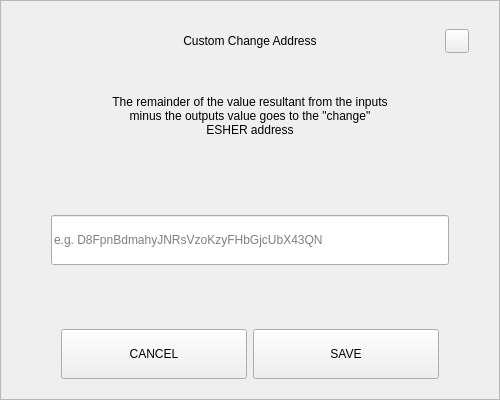
<?xml version="1.0" encoding="UTF-8"?>
<ui version="4.0">
 <class>SendChangeAddressDialog</class>
 <widget class="QDialog" name="SendChangeAddressDialog">
  <property name="geometry">
   <rect>
    <x>0</x>
    <y>0</y>
    <width>500</width>
    <height>400</height>
   </rect>
  </property>
  <property name="windowTitle">
   <string>Dialog</string>
  </property>
  <layout class="QVBoxLayout" name="verticalLayout">
   <property name="spacing">
    <number>0</number>
   </property>
   <property name="leftMargin">
    <number>0</number>
   </property>
   <property name="topMargin">
    <number>0</number>
   </property>
   <property name="rightMargin">
    <number>0</number>
   </property>
   <property name="bottomMargin">
    <number>0</number>
   </property>
   <item>
    <widget class="QFrame" name="frame">
     <property name="styleSheet">
      <string notr="true"/>
     </property>
     <property name="frameShape">
      <enum>QFrame::StyledPanel</enum>
     </property>
     <property name="frameShadow">
      <enum>QFrame::Raised</enum>
     </property>
     <layout class="QVBoxLayout" name="verticalLayout_2" stretch="0,0,0,0,0,0,0">
      <property name="spacing">
       <number>0</number>
      </property>
      <property name="leftMargin">
       <number>30</number>
      </property>
      <property name="topMargin">
       <number>20</number>
      </property>
      <property name="rightMargin">
       <number>30</number>
      </property>
      <property name="bottomMargin">
       <number>20</number>
      </property>
      <item>
       <layout class="QHBoxLayout" name="horizontalLayout_3">
        <property name="spacing">
         <number>0</number>
        </property>
        <item>
         <spacer name="horizontalSpacer_2">
          <property name="orientation">
           <enum>Qt::Horizontal</enum>
          </property>
          <property name="sizeHint" stdset="0">
           <size>
            <width>40</width>
            <height>20</height>
           </size>
          </property>
         </spacer>
        </item>
        <item>
         <widget class="QLabel" name="labelTitle">
          <property name="minimumSize">
           <size>
            <width>0</width>
            <height>40</height>
           </size>
          </property>
          <property name="maximumSize">
           <size>
            <width>16777215</width>
            <height>40</height>
           </size>
          </property>
          <property name="styleSheet">
           <string notr="true">padding-left:24px;</string>
          </property>
          <property name="text">
           <string>Custom Change Address</string>
          </property>
          <property name="alignment">
           <set>Qt::AlignCenter</set>
          </property>
          <property name="margin">
           <number>7</number>
          </property>
         </widget>
        </item>
        <item>
         <spacer name="horizontalSpacer">
          <property name="orientation">
           <enum>Qt::Horizontal</enum>
          </property>
          <property name="sizeHint" stdset="0">
           <size>
            <width>40</width>
            <height>20</height>
           </size>
          </property>
         </spacer>
        </item>
        <item>
         <widget class="QPushButton" name="btnEsc">
          <property name="minimumSize">
           <size>
            <width>24</width>
            <height>24</height>
           </size>
          </property>
          <property name="maximumSize">
           <size>
            <width>24</width>
            <height>24</height>
           </size>
          </property>
          <property name="focusPolicy">
           <enum>Qt::NoFocus</enum>
          </property>
          <property name="text">
           <string/>
          </property>
         </widget>
        </item>
       </layout>
      </item>
      <item>
       <spacer name="verticalSpacer_2">
        <property name="orientation">
         <enum>Qt::Vertical</enum>
        </property>
        <property name="sizeType">
         <enum>QSizePolicy::Fixed</enum>
        </property>
        <property name="sizeHint" stdset="0">
         <size>
          <width>20</width>
          <height>20</height>
         </size>
        </property>
       </spacer>
      </item>
      <item alignment="Qt::AlignHCenter">
       <widget class="QLabel" name="labelMessage">
        <property name="minimumSize">
         <size>
          <width>0</width>
          <height>70</height>
         </size>
        </property>
        <property name="text">
         <string>The remainder of the value resultant from the inputs minus the outputs value goes to the &quot;change&quot; ESHER address</string>
        </property>
        <property name="alignment">
         <set>Qt::AlignCenter</set>
        </property>
        <property name="wordWrap">
         <bool>true</bool>
        </property>
       </widget>
      </item>
      <item>
       <spacer name="verticalSpacer_3">
        <property name="orientation">
         <enum>Qt::Vertical</enum>
        </property>
        <property name="sizeHint" stdset="0">
         <size>
          <width>20</width>
          <height>40</height>
         </size>
        </property>
       </spacer>
      </item>
      <item>
       <layout class="QHBoxLayout" name="horizontalLayout_2">
        <property name="spacing">
         <number>0</number>
        </property>
        <property name="leftMargin">
         <number>20</number>
        </property>
        <property name="rightMargin">
         <number>20</number>
        </property>
        <item>
         <widget class="QLineEdit" name="lineEditAddress">
          <property name="minimumSize">
           <size>
            <width>0</width>
            <height>50</height>
           </size>
          </property>
          <property name="placeholderText">
           <string notr="true">e.g. D8FpnBdmahyJNRsVzoKzyFHbGjcUbX43QN</string>
          </property>
         </widget>
        </item>
       </layout>
      </item>
      <item>
       <spacer name="verticalSpacer">
        <property name="orientation">
         <enum>Qt::Vertical</enum>
        </property>
        <property name="sizeHint" stdset="0">
         <size>
          <width>20</width>
          <height>40</height>
         </size>
        </property>
       </spacer>
      </item>
      <item>
       <layout class="QHBoxLayout" name="horizontalLayout" stretch="2,2">
        <property name="spacing">
         <number>6</number>
        </property>
        <property name="leftMargin">
         <number>30</number>
        </property>
        <property name="rightMargin">
         <number>30</number>
        </property>
        <item>
         <widget class="QPushButton" name="btnCancel">
          <property name="minimumSize">
           <size>
            <width>180</width>
            <height>50</height>
           </size>
          </property>
          <property name="focusPolicy">
           <enum>Qt::NoFocus</enum>
          </property>
          <property name="text">
           <string>CANCEL</string>
          </property>
         </widget>
        </item>
        <item>
         <widget class="QPushButton" name="btnSave">
          <property name="minimumSize">
           <size>
            <width>180</width>
            <height>50</height>
           </size>
          </property>
          <property name="focusPolicy">
           <enum>Qt::NoFocus</enum>
          </property>
          <property name="text">
           <string>SAVE</string>
          </property>
         </widget>
        </item>
       </layout>
      </item>
     </layout>
    </widget>
   </item>
  </layout>
 </widget>
 <resources/>
 <connections/>
</ui>
